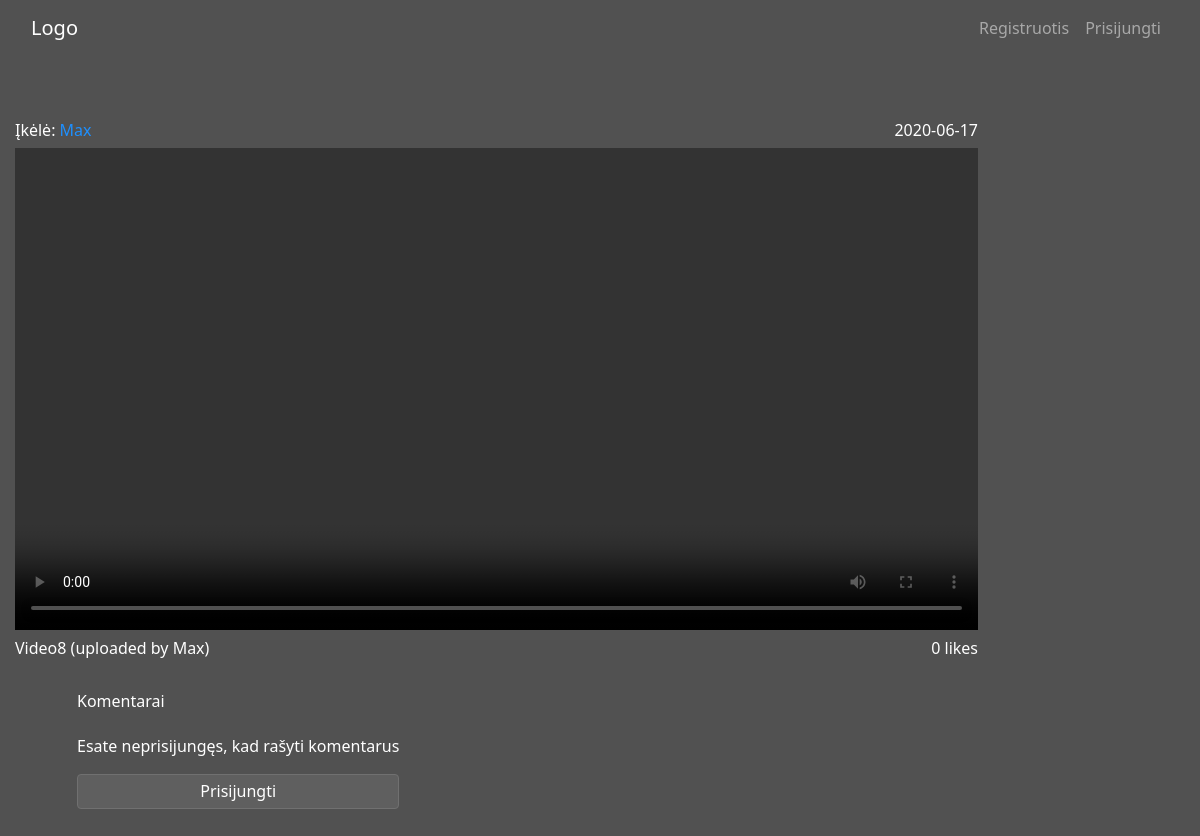
Screenshot of /post/21 with the database file from the repository.
### web_app/models.py (models this page shows, shortened)
class Post(models.Model):
    user = models.ForeignKey(User, on_delete=models.PROTECT)
    title = models.CharField(max_length=150, blank=False)
    likes = models.PositiveIntegerField(default=0)
    video = models.FileField(upload_to="videos/", null=True)
    date_posted = models.DateTimeField(default=timezone.now)
    liked = models.ManyToManyField(User, default=None, blank=True, related_name="liked")

### web_app/views.py (the view, shortened to what this page needs)
# urls.py: path("post/<int:pk>", web_app_views.PostDetailView.as_view(), name="post-detail"),
class PostDetailView(DetailView):
    model = Post
    template_name = "web_app/post_detail.html"
    form_class = CommentForm
    def get(self, request, *args, **kwargs):
        form = self.form_class
        post = Post.objects.get(pk=self.kwargs["pk"])
        comments = Comment.objects.filter(post__pk=self.kwargs["pk"])
        context = {"comment_form": form, "comments": comments, "post": post}
        return render(request, self.template_name, context)

### web_app/templates/web_app/post_detail.html (shortened to what this page needs)
{% extends 'web_app/base.html' %}
{% block content %}
<section class="main">
    <div class="container container-main" id="container-popup">
        <div id='video-detail' class="profile-videos">
            <div class="" style="width: 963px">
                <div class="text-main">
                    <p>Įkėlė: <a href="{% url 'profile' post.user.username %}">{{ post.user }}</a></p>
                    <p>{{ post.date_posted|date:'Y-m-d' }}</p>
                </div>
                <video width='963' controls>
                    <source src='{{ post.video.url }}' type='video/mp4'>
                </video>
                <div class="text-main">
                    <p>{{ post.title }} (uploaded by {{ post.user }})</p>
                    {% if not request.user.is_authenticated %}
                    <p>{{ post.liked.all.count }} likes</p>
                    {% endif %}
                </div>
            </div>
            <div class="comments-wrapper">
                <h5>Komentarai</h5>
                {% if user.is_authenticated %}
                <h5>Rašyti komentarą:</h5>
                <form action="" method="POST" novalidate>
                    {% csrf_token %}
                    <label for="id_comment"></label>
                    <textarea class="form-control-update form-control-comment" name="comment"
                        placeholder="Jūsų komentaras čia..." maxlength="400" id="id_comment"></textarea>
                    {% if comment_form.errors %}
                    {% for field in comment_form %}
                    {% for error in field.errors %}
                    <p class="invalid-feedback-custom"><strong>{{ error|escape }}</strong></p>
                    {% endfor %}
                    {% endfor %}
                    {% endif %}
                    <button class="btn btn-custom btn-outline-info" id="btn-upload3" type="submit">Skelbti</button>
                </form>
                {% else %}
                <h5>Esate neprisijungęs, kad rašyti komentarus</h5>
                <a style="text-decoration: none;" href="{% url 'login' %}"><button
                        class="btn btn-custom btn-outline-info" id='btn-upload3' type="submit">Prisijungti</button></a>
                {% endif %}
            </div>
        </div>
    </div>
</section>
{% endblock content %}

### web_app/static/web_app/main.css (style rules this page uses)
html, body { font-family: 'Segoe UI', Tahoma, Geneva, Verdana, sans-serif; min-height: 100vh; }
a { text-decoration: none; color: dodgerblue; }
.main { margin-top: 56px; }
.container-main { max-width: 1440px; background-color: #515151; min-height: 100vh; }
h1, h2, h3, h5 { color: white; }
.profile-videos { padding-top: 147px; display: flex; flex-wrap: wrap; }
#video-detail { padding-top: 62px; }
.btn-custom { display: block; margin-top: 83px; max-width: 484px; width: 100%; height: 50px; margin-left: auto; margin-right: auto; color: white; background-color: #5F5F5F; border-color: #707070; }
#btn-upload1, #btn-upload3 { margin-top: 347px; max-width: 345px; width: 100%; height: 35px; line-height: 1; }
#btn-upload3 { margin-top: 18px; }
.text-main { display: flex; justify-content: space-between; align-items: baseline; height: 30px; color: white; }
.comments-wrapper { margin-left: 62px; color: white; }
.comments-wrapper h5 { margin-top: 26px; font-size: 16px; }
video { max-width: 100%; height: auto; }

### rows the page displays
Post: user "Max", date_posted "2020-06-17", title "Video8", liked.all.count "0"
